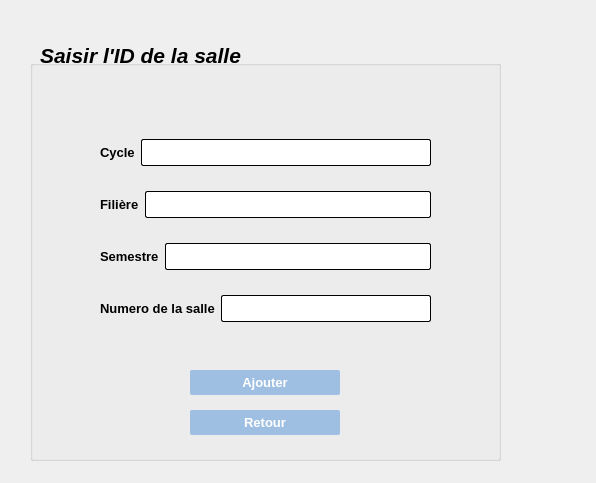
<?xml version="1.0" encoding="UTF-8"?>
<ui version="4.0">
 <class>SalleID</class>
 <widget class="QDialog" name="SalleID">
  <property name="geometry">
   <rect>
    <x>0</x>
    <y>0</y>
    <width>596</width>
    <height>483</height>
   </rect>
  </property>
  <property name="windowTitle">
   <string>Dialog</string>
  </property>
  <widget class="QGroupBox" name="groupBox">
   <property name="geometry">
    <rect>
     <x>30</x>
     <y>60</y>
     <width>471</width>
     <height>401</height>
    </rect>
   </property>
   <property name="title">
    <string/>
   </property>
   <widget class="QPushButton" name="AddButton">
    <property name="geometry">
     <rect>
      <x>160</x>
      <y>310</y>
      <width>150</width>
      <height>25</height>
     </rect>
    </property>
    <property name="font">
     <font>
      <pointsize>-1</pointsize>
      <bold>true</bold>
     </font>
    </property>
    <property name="styleSheet">
     <string notr="true">QPushButton{
color: #ffffff;
border-radius:2px;
background-color: rgb(159, 191, 226);
height: 25px;
font-size:13px;
}
QPushButton:hover:!pressed
{
	background-color: rgb(179, 216, 255);
}
QPushButton:pressed
{
              transition: 0.9s; 
}</string>
    </property>
    <property name="text">
     <string>Ajouter</string>
    </property>
   </widget>
   <widget class="QWidget" name="layoutWidget">
    <property name="geometry">
     <rect>
      <x>70</x>
      <y>60</y>
      <width>331</width>
      <height>221</height>
     </rect>
    </property>
    <layout class="QVBoxLayout" name="verticalLayout">
     <item>
      <layout class="QHBoxLayout" name="horizontalLayout">
       <item>
        <widget class="QLabel" name="label">
         <property name="font">
          <font>
           <pointsize>10</pointsize>
           <italic>false</italic>
           <bold>true</bold>
          </font>
         </property>
         <property name="text">
          <string>Cycle</string>
         </property>
        </widget>
       </item>
       <item>
        <widget class="QLineEdit" name="Cycle">
         <property name="font">
          <font>
           <pointsize>10</pointsize>
          </font>
         </property>
         <property name="styleSheet">
          <string notr="true">QLineEdit{
	background-color: rgb(255, 255, 255);
	 border: 1px  solid;
     border-radius: 2px;
height:25px;
}</string>
         </property>
        </widget>
       </item>
      </layout>
     </item>
     <item>
      <layout class="QHBoxLayout" name="horizontalLayout_2">
       <item>
        <widget class="QLabel" name="label_2">
         <property name="font">
          <font>
           <pointsize>10</pointsize>
           <italic>false</italic>
           <bold>true</bold>
          </font>
         </property>
         <property name="text">
          <string>Filière</string>
         </property>
        </widget>
       </item>
       <item>
        <widget class="QLineEdit" name="Filiere">
         <property name="font">
          <font>
           <pointsize>10</pointsize>
          </font>
         </property>
         <property name="styleSheet">
          <string notr="true">QLineEdit{
	background-color: rgb(255, 255, 255);
	 border: 1px  solid;
     border-radius: 2px;
height:25px;
}</string>
         </property>
        </widget>
       </item>
      </layout>
     </item>
     <item>
      <layout class="QHBoxLayout" name="horizontalLayout_3">
       <item>
        <widget class="QLabel" name="label_3">
         <property name="font">
          <font>
           <pointsize>10</pointsize>
           <italic>false</italic>
           <bold>true</bold>
          </font>
         </property>
         <property name="text">
          <string>Semestre</string>
         </property>
        </widget>
       </item>
       <item>
        <widget class="QLineEdit" name="Semestre">
         <property name="font">
          <font>
           <pointsize>10</pointsize>
          </font>
         </property>
         <property name="styleSheet">
          <string notr="true">QLineEdit{
	background-color: rgb(255, 255, 255);
	 border: 1px  solid;
     border-radius: 2px;
height:25px;
}</string>
         </property>
         <property name="echoMode">
          <enum>QLineEdit::Normal</enum>
         </property>
        </widget>
       </item>
      </layout>
     </item>
     <item>
      <layout class="QHBoxLayout" name="horizontalLayout_4">
       <item>
        <widget class="QLabel" name="label_4">
         <property name="font">
          <font>
           <pointsize>10</pointsize>
           <italic>false</italic>
           <bold>true</bold>
          </font>
         </property>
         <property name="text">
          <string>Numero de la salle</string>
         </property>
        </widget>
       </item>
       <item>
        <widget class="QLineEdit" name="NumeroSalle">
         <property name="font">
          <font>
           <pointsize>10</pointsize>
          </font>
         </property>
         <property name="styleSheet">
          <string notr="true">QLineEdit{
	background-color: rgb(255, 255, 255);
	 border: 1px  solid;
     border-radius: 2px;
height:25px;
}</string>
         </property>
         <property name="echoMode">
          <enum>QLineEdit::Normal</enum>
         </property>
        </widget>
       </item>
      </layout>
     </item>
    </layout>
   </widget>
   <widget class="QPushButton" name="SalleReturn">
    <property name="geometry">
     <rect>
      <x>160</x>
      <y>350</y>
      <width>150</width>
      <height>25</height>
     </rect>
    </property>
    <property name="font">
     <font>
      <pointsize>-1</pointsize>
      <bold>true</bold>
     </font>
    </property>
    <property name="styleSheet">
     <string notr="true">QPushButton{
color: #ffffff;
border-radius:2px;
background-color: rgb(159, 191, 226);
height: 25px;
font-size:13px;
}
QPushButton:hover:!pressed
{
	background-color: rgb(179, 216, 255);
}
QPushButton:pressed
{
              transition: 0.9s; 
}</string>
    </property>
    <property name="text">
     <string>Retour</string>
    </property>
   </widget>
  </widget>
  <widget class="QLabel" name="label_5">
   <property name="geometry">
    <rect>
     <x>40</x>
     <y>30</y>
     <width>211</width>
     <height>51</height>
    </rect>
   </property>
   <property name="font">
    <font>
     <pointsize>16</pointsize>
     <italic>true</italic>
     <bold>true</bold>
    </font>
   </property>
   <property name="text">
    <string>Saisir l'ID de la salle</string>
   </property>
  </widget>
 </widget>
 <resources/>
 <connections/>
</ui>
